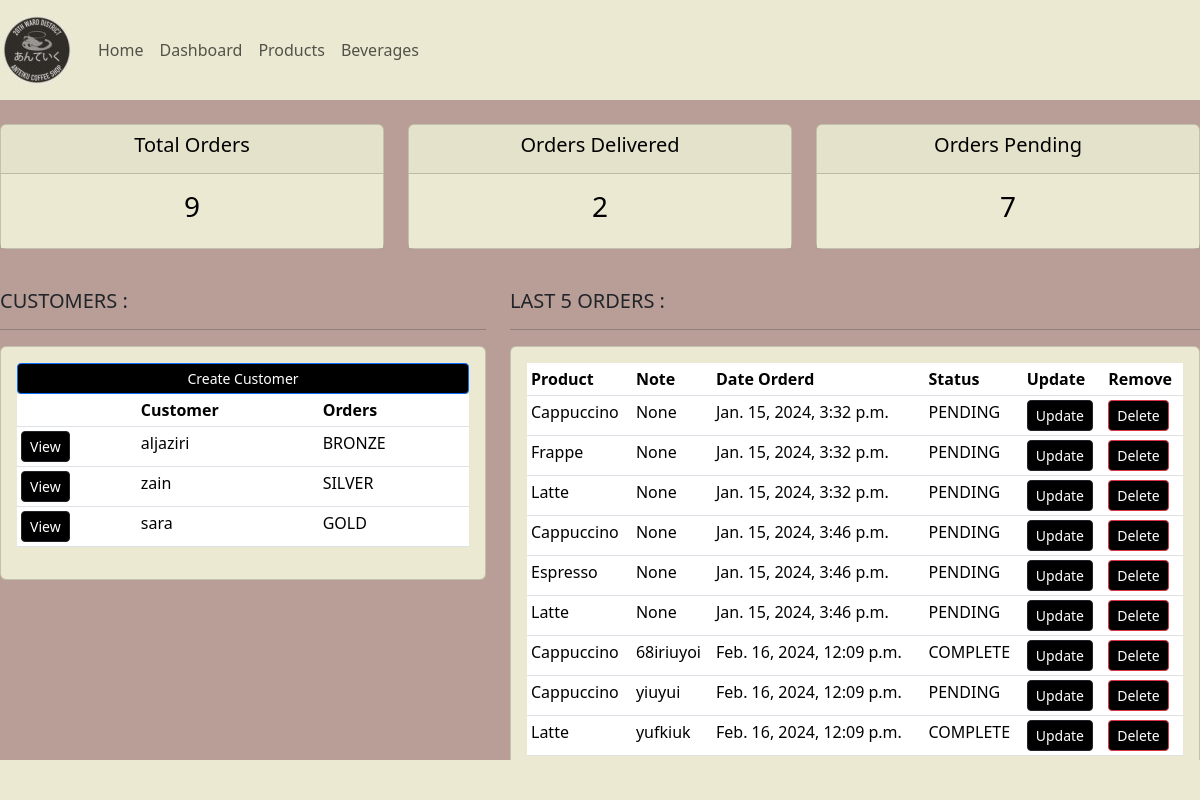
Page /dashboard/ on the earlier database version.
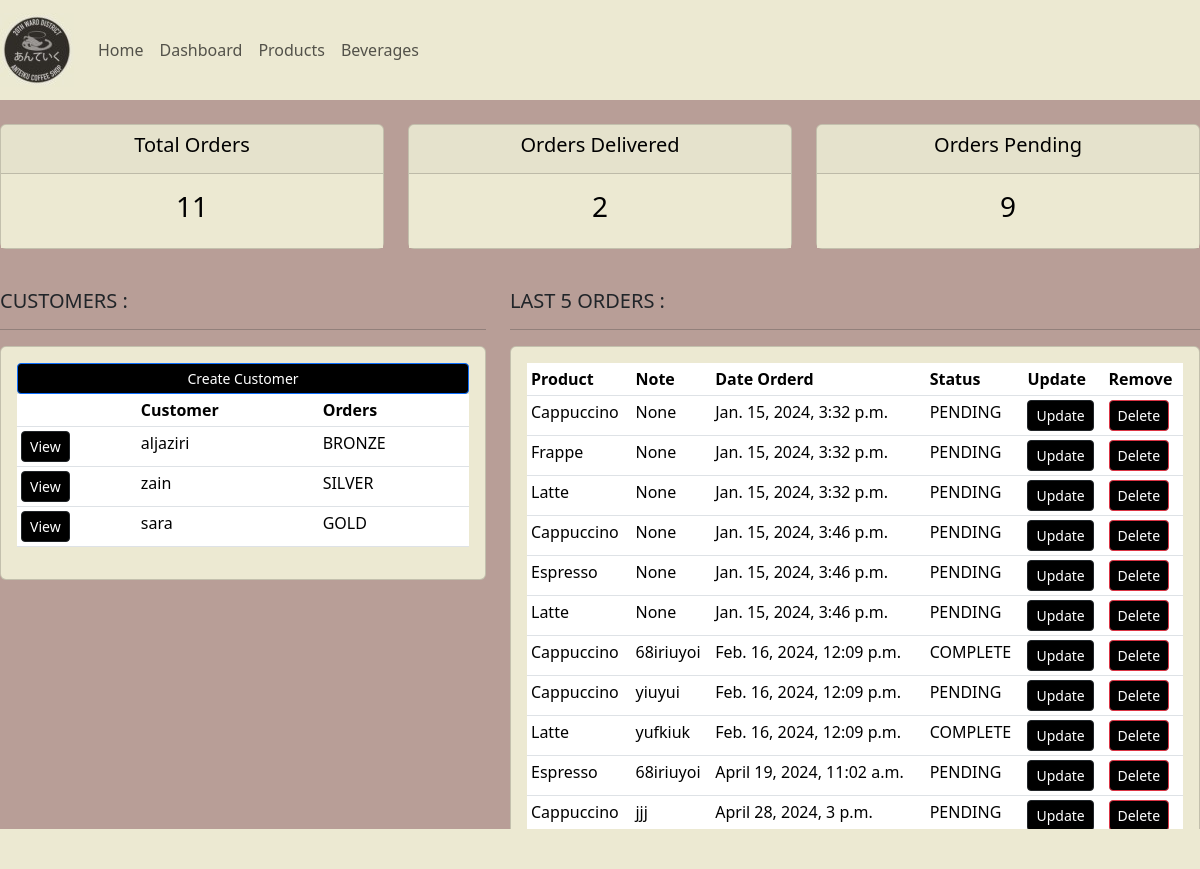
Same page on the later database version.
### shopFront/models.py (models this page shows, shortened)
class Customer(models.Model):
    first_name = models.CharField(max_length=255)
    last_name = models.CharField(max_length=255)
    email = models.EmailField(unique=True)
    phone = models.CharField(max_length=255)
    birth_date = models.DateField(null=True)
    membership = models.CharField(max_length=6,choices=MEMPERSHIP_CHOICES,default=MEMBERSHIP_BRONZE)

class Order(models.Model):
    placed_at = models.DateTimeField(auto_now_add=True)
    payment_status = models.CharField(max_length=20,choices=PAYMENT_STATUS_CHOICES,default=PAYMENT_STATUS_PENDING)
    customer = models.ForeignKey(Customer,on_delete=models.PROTECT)
    product = models.ForeignKey(Product,null=True, on_delete=models.PROTECT)
    note = models.CharField(max_length=1000, null=True)

class Product(models.Model):
    title = models.CharField(max_length=255)
    description = models.TextField()
    unit_price = models.DecimalField(max_digits=6,decimal_places=2)
    inventory = models.IntegerField()
    last_update = models.DateTimeField(auto_now=True)
    promotions = models.ManyToManyField(Promotion)
    def __str__(self):
        return self.title

### shopFront/views.py (the view)
# urls.py: path('dashboard/',views.dashboard,name="dashboardPage"),
def dashboard(request):
    orders = Order.objects.all()
    customers = Customer.objects.all()
    total_customers = customers.count()
    total_orders = orders.count()
    delivered = orders.filter(payment_status='COMPLETE').count
    pending = orders.filter(payment_status='PENDING').count
    context = {'orders':orders,'customers':customers,
               'total_orders':total_orders,'delivered':delivered,
               'pending':pending}
    return render(request,'shopFront/dashboard.html',context)

### shopFront/templates/shopFront/dashboard.html (shortened to what this page needs)
{% extends "shopFront/main.html" %}
{% load static %}
{% block content %}
{% include "shopFront/status.html" %}
<!DOCTYPE html>
<html lang="en">
<head>
    <link rel="stylesheet" href="{%static '/css/dashboard.css'%}">
</head>
<body>
    <br>
<div class="row">
    <div class="col-md-5">
        <h5>CUSTOMERS :</h5>
        <hr>
        <div class="card card-body">
            <a class="btn btn-primary btn-sm btn-block" href="">Create Customer</a>
            <table class="table table-sm">
                <tr>
                    <th></th>
                    <th>Customer</th>
                    <th>Orders</th>
                </tr>
                {%for customer in customers%}
                            <tr>
                                <td><a class="btn btn-sm btn-dark" href="{% url "customerPage" customer.id %}">
                                    View
                                </a></td>
                                <td>{{customer.last_name}}</td>
                                <td>{{customer.membership}}</td>
                            </tr>
                {% endfor %}
            </table>
        </div>
    </div>
    <div class="col-md-7">
        <h5>LAST 5 ORDERS :</h5>
        <hr>
        <div class="card card-body">
            <table class="table table-sm">
                <tr>
                    <th>Product</th>
                    <th>Note</th>
                    <th>Date Orderd</th>
                    <th>Status</th>
                    <th>Update</th>
                    <th>Remove</th>
                </tr>
                {%for order in orders%}
                            <tr>
                                <td>{{order.product}}</td>
                                <td>{{order.note}}</td>
                                <td>{{order.placed_at}}</td>
                                <td>{{order.payment_status}}</td>
                                <td><a class="btn btn-sm  btn-dark" href="{% url "update_order" order.id %}">Update</a></td>
                                <td><a class="btn btn-sm btn-danger" href="{% url "delete_order" order.id %}">Delete</a></td>
                            </tr>
                {% endfor %}
            </table>
        </div>
    </div>
</div>
{% include "shopFront/footer.html" %}
</body>
</html>
{% endblock  %}

### shopFront/templates/shopFront/main.html (shortened to what this page needs)
{% load static %}
<!DOCTYPE html>
<html lang="en">
<head>
    <link rel="stylesheet" href="https://cdn.jsdelivr.net/npm/bootstrap@5.3.2/dist/css/bootstrap.min.css">
    <link rel="stylesheet" href="{%static '/css/main.css'%}">
</head>
<body>
    {% include "shopFront/navbar.html" %}
    {% block content %}
    {% endblock %}
</body>
</html>

### shopFront/templates/shopFront/navbar.html (shortened to what this page needs)
{% load static %}
<nav class="navbar navbar-expand-lg navbar-light" style="background-color:#ece9d2">
    <a class="navbar-brand" href="#"><img src="{% static "/images/logo.jpg" %}" alt="coffe mug"></a>
    <div class="collapse navbar-collapse" id="navbarNav">
      <ul class="navbar-nav">
        <li class="nav-item active">
          <a class="nav-link" href="{% url "homePage" %}">Home</a>
        </li>
        <li class="nav-item">
          <a class="nav-link" href="{% url "dashboardPage" %}">Dashboard</a>
        </li>
        <li class="nav-item">
          <a class="nav-link" href="{% url "productsPage" %}">Products</a>
        </li>
        <li class="nav-item">
          <a class="nav-link" href="#">Beverages</a>
        </li>
      </ul>
    </div>
  </nav>

### shopFront/templates/shopFront/status.html
<br>
<div class="row">
    <div class="col">
        <div class="col-md">
            <div class="card text-center text-black mb-3" id="total-orders">
                <div class="card-header">
                    <h5 class="card-title">Total Orders</h5>
                </div>
                <div class="card-body">
                    <h3 class="card-title">{{total_orders}}</h3>
                </div>
            </div>
        </div>
    </div>
    <div class="col">
        <div class="col-md">
            <div class="card text-center text-black mb-3" id="orders-delivered">
                <div class="card-header">
                    <h5 class="card-title">Orders Delivered</h5>
                </div>
                <div class="card-body">
                    <h3 class="card-title">{{delivered}}</h3>
                </div>
            </div>
        </div>
    </div>
    <div class="col">
        <div class="col-md">
            <div class="card text-center text-black mb-3" id="orders-pending">
                <div class="card-header">
                    <h5 class="card-title">Orders Pending</h5>
                </div>
                <div class="card-body">
                    <h3 class="card-title">{{pending}}</h3>
                </div>
            </div>
        </div>
    </div>
</div>

### shopFront/templates/shopFront/footer.html (shortened to what this page needs)
    <div class="footer">
    </div>

### static/css/main.css (style rules this page uses)
body { margin: 0; background-color : #B89E97; }

### static/css/dashboard.css (style rules this page uses)
.btn { background-color: black; }
.card-body { background-color: #ece9d2; }

### shopFront/templates/shopFront/main.html (style rules this page uses)
#total-orders { background-color: #ece9d2; }
#orders-delivered { background-color: #ece9d2; }
#orders-pending { background-color: #ece9d2; }

### shopFront/templates/shopFront/footer.html (style rules this page uses)
.footer { position: fixed; left: 0; bottom: 0; width: 100%; height: 2.5rem; background-color: #ece9d2; }

Differences in the rows shown:
added Order: product "Espresso", note "68iriuyoi", placed_at "April 19, 2024, 11:02 a.m.", payment_status "PENDING"
added Order: product "Cappuccino", note "jjj", placed_at "April 28, 2024, 3 p.m.", payment_status "PENDING"
Other differences:
{{ total_orders }}: "9" → "11"
{{ pending }}: "7" → "9"
